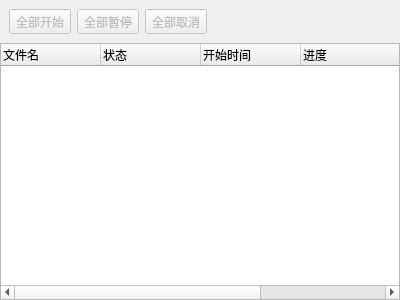
<?xml version="1.0" encoding="UTF-8"?>
<ui version="4.0">
 <class>DownloadPage</class>
 <widget class="QWidget" name="DownloadPage">
  <property name="geometry">
   <rect>
    <x>0</x>
    <y>0</y>
    <width>400</width>
    <height>300</height>
   </rect>
  </property>
  <property name="windowTitle">
   <string>Form</string>
  </property>
  <layout class="QVBoxLayout" name="verticalLayout">
   <property name="spacing">
    <number>0</number>
   </property>
   <property name="leftMargin">
    <number>0</number>
   </property>
   <property name="topMargin">
    <number>0</number>
   </property>
   <property name="rightMargin">
    <number>0</number>
   </property>
   <property name="bottomMargin">
    <number>0</number>
   </property>
   <item>
    <widget class="QWidget" name="widget" native="true">
     <property name="enabled">
      <bool>false</bool>
     </property>
     <property name="maximumSize">
      <size>
       <width>16777215</width>
       <height>50</height>
      </size>
     </property>
     <layout class="QHBoxLayout" name="horizontalLayout">
      <item>
       <widget class="QToolButton" name="beginAllBtn">
        <property name="text">
         <string>全部开始</string>
        </property>
       </widget>
      </item>
      <item>
       <widget class="QToolButton" name="stopAllBtn">
        <property name="text">
         <string>全部暂停</string>
        </property>
       </widget>
      </item>
      <item>
       <widget class="QToolButton" name="cancelAllBtn">
        <property name="text">
         <string>全部取消</string>
        </property>
       </widget>
      </item>
      <item>
       <spacer name="horizontalSpacer">
        <property name="orientation">
         <enum>Qt::Horizontal</enum>
        </property>
        <property name="sizeHint" stdset="0">
         <size>
          <width>306</width>
          <height>20</height>
         </size>
        </property>
       </spacer>
      </item>
     </layout>
    </widget>
   </item>
   <item>
    <widget class="QWidget" name="widget_2" native="true">
     <layout class="QGridLayout" name="gridLayout">
      <property name="leftMargin">
       <number>0</number>
      </property>
      <property name="topMargin">
       <number>0</number>
      </property>
      <property name="rightMargin">
       <number>0</number>
      </property>
      <property name="bottomMargin">
       <number>0</number>
      </property>
      <item row="0" column="0">
       <widget class="QTreeWidget" name="treeWidget">
        <column>
         <property name="text">
          <string>文件名</string>
         </property>
        </column>
        <column>
         <property name="text">
          <string>状态</string>
         </property>
        </column>
        <column>
         <property name="text">
          <string>开始时间</string>
         </property>
        </column>
        <column>
         <property name="text">
          <string>进度</string>
         </property>
        </column>
        <column>
         <property name="text">
          <string>已用时</string>
         </property>
        </column>
        <column>
         <property name="text">
          <string>存储路径</string>
         </property>
        </column>
       </widget>
      </item>
     </layout>
    </widget>
   </item>
  </layout>
 </widget>
 <resources/>
 <connections/>
</ui>
